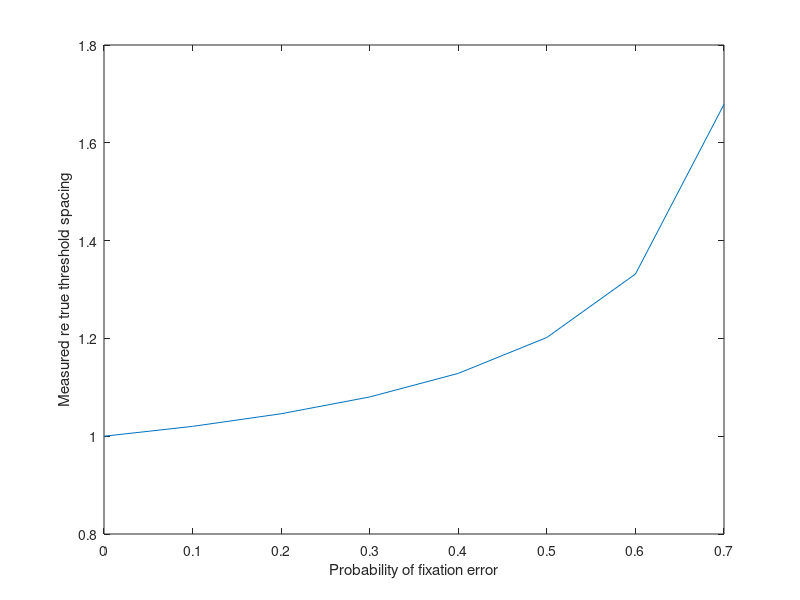

This figure's MATLAB source:
err=0:0.1:.7;
e=2.718;
pPrime=(-log(1-(1-1/e-.5*err)./(1-err))).^(1/2);
plot(err,pPrime)
xlabel('Probability of fixation error');
ylabel('Measured re true threshold spacing');